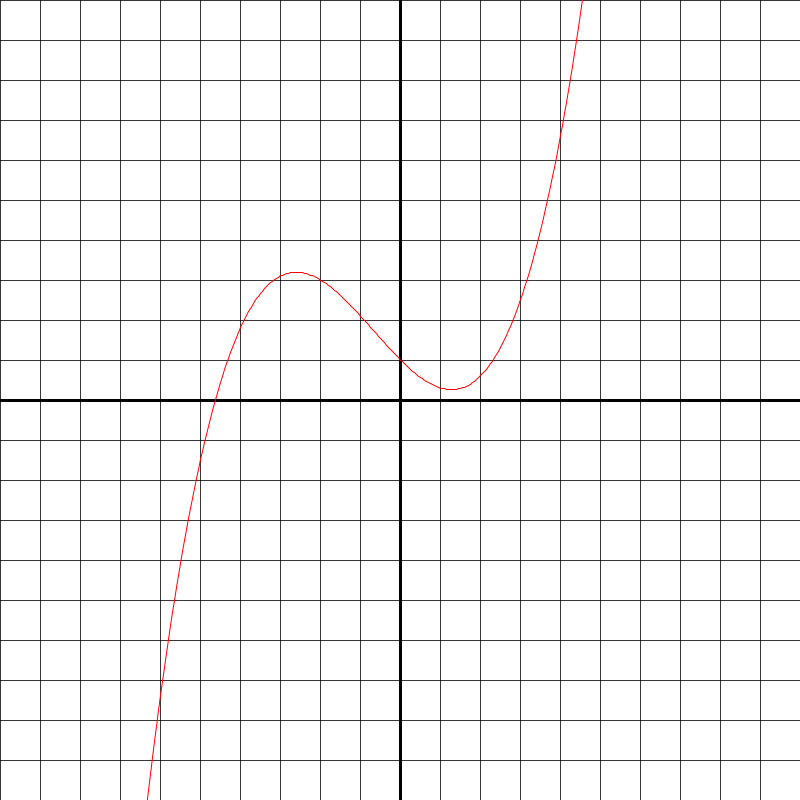
Frame 1 (no input)
Frame 60 (the mouse pressed at the canvas centre just before this capture): identical to frame 1, image omitted
Frame 120 (the mouse held since frame 60 and released just before this capture): identical to frame 1, image omitted

The Processing sketch that drew this single still picture (run headless with seeded random() and noise(); from frame 60 on, the mouse is pressed at the canvas centre):

// Processing sketch: Graph
// ── Graph.pde
void setup() {
  size(800,800);
}

void draw() {
  background(255);
  DrawGrid();
  translate(400,400);
  stroke(255,0,0);
  beginShape();
  strokeWeight(1);
  noFill();
  for(float x = -10; x < 11; x += 0.05) {
    float X = map(x,-10,10,-400,400);
    float Y = map((x*x*x)+(2*x*x)-(10*x) + 10,-100,100,-400,400);
    vertex(X,-Y);
  }
  endShape();
}


void DrawGrid() {
  stroke(0,0,0,200);
  strokeWeight(1);
  float Spacing = width/20;
  for (int y = 0; y < width; y += Spacing) {
    line(0,y,height,y);
    line(y,0,y,width);
  }
  stroke(0);
  strokeWeight(3);
  line(width/2,0,width/2,height);
  line(0,height/2,width,height/2);
}
